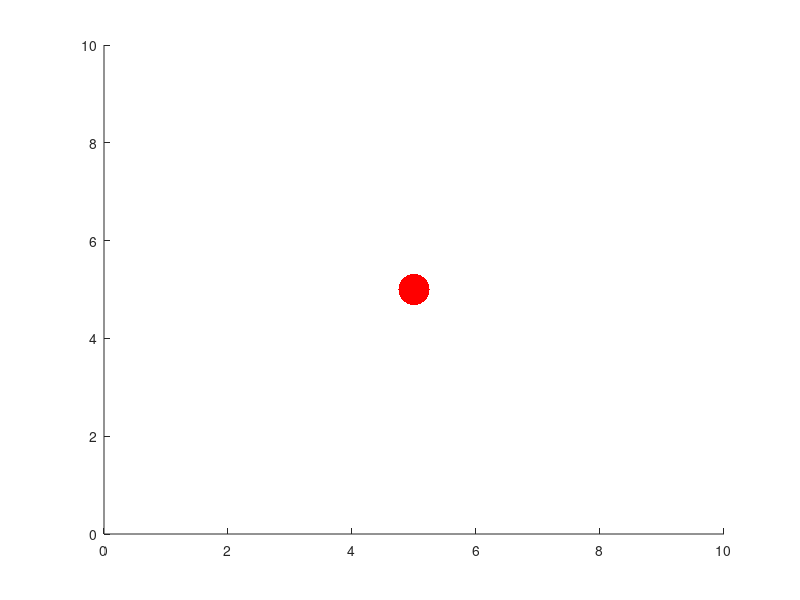

MATLAB code for this plot:
function test()
%來源:https://yuchungchuang.wordpress.com/2018/06/03/matlab-%E4%BA%92%E5%8B%95%E5%BC%8F%E7%A8%8B%E5%BC%8F%E8%A8%AD%E8%A8%88-interactive-programming/
L = 10;                                            %坐標軸邊長
axis([0 L 0 L])                                    %設定坐標軸
hold on                                            %固定坐標軸
pos = [L L]/2;                                     %主體初始位置
obj = scatter(gca,pos(1),pos(2),500,'r','filled'); %畫出主體
set(gcf,'KeyPressFcn',@callback)
function callback(~,event)
key = event.Key;  %由控制事件event中取得按下的按鍵Key
switch key        %針對不同的按鍵做不同的動作
case 'uparrow'
pos = pos + [0 1]; %上移
case 'downarrow'
pos = pos + [0 -1]; %下移
case 'leftarrow'
pos = pos + [-1 0]; %左移
case 'rightarrow'
pos = pos + [1 0]; %右移
end
set(obj,'xdata',pos(1),'ydata',pos(2)) %更新主體位置
end
end